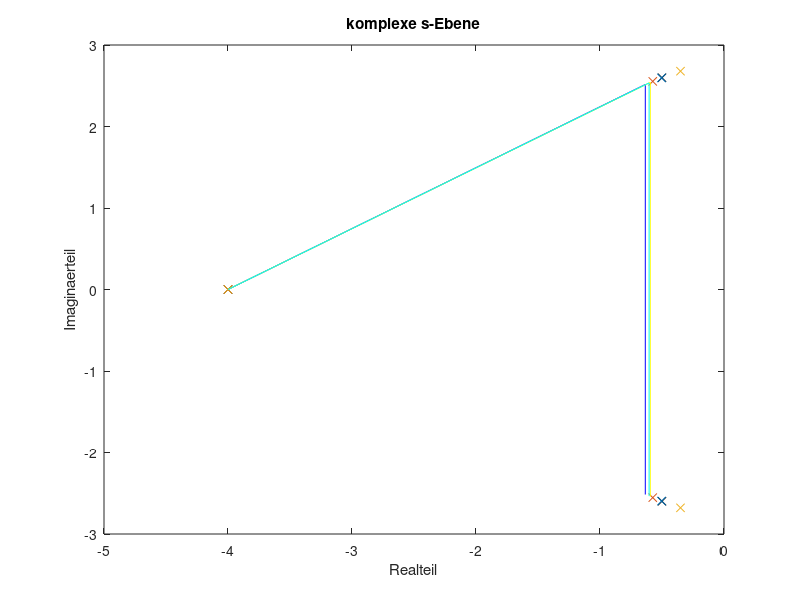

This figure's MATLAB source:
%% Rechnen im Zustandsraum Uebung 1
clear all;
%% define Matrix
A = [-5 2; 2 -2];
%% Aufgabe 1

%% poly(A)
% if A is nxn matrix: returns n+1 element row vector whose elements
% are the coefficients of the characteristic polynomial -> det(lambda-A)
polyA = poly(A);
polyA1 = poly(A(1,:));

%% roots(A)
% nullstellen des charakteristischen Polynoms
rootsA = roots(polyA);
% = eigenvalues von A
%% eig(A)
eigA = eig(A);

%% rank(A)
% number of linearly independent rows and columns
rankA = rank(A);

%% Aufgabe 2
B = [-2 2 -3;2 1 -6;-1 -2 0];
eigB = eig(B);
eigB2 = roots(poly(B));

%% Aufgabe 3
C = [5 4; 1 2];
[V,D]= eig(C);
% D: diagonalmatrix 
% V: matrix with (right) eigenvectors as columns = Transformationsmatrix

%% Aufgabe 4
% zeros: -1 2 -3
p = poly([-1 2 -3]);
% p = (s+1)(s-2)(s+3)
%   = s³+ ...s² + ...s¹
p2 = conv(conv([1 1],[1 -2]),[1 3]);
% Kontrolle
zerosP = roots(p2);
%komplex
%alternativ i definieren
% i = sqrt(-1);
p3 = poly([-1+1j -1-1j -2]);
% Test
roots(p3);

% Alternative Berechnung mit convolution
p4 = conv(conv([1 1-1j],[1 1+1j]),[1 2]);

%% Aufgabe 5
% a)
D = [-1 -2 3; -3 -2 -3; -1 2 -2];
eigD = eig(D);
realD = real(eigD);
plot(real(eigD),imag(eigD),'xk');
hold on;
xlabel('Realteil');
ylabel('Imaginaerteil');
title('komplexe s-Ebene');
% b)
% rand gibt mir ein Zufallszahl zwischen 0 und 1...anschliessend skalieren,
% damit dieser Wert um 30% um -2 variert, respektive 60% für einen Wert
% zwischen 0 und 1
% Bsp. zeigt, dass ein Eigenwert konstant ist, Frage ob alle Eigenwerte
% durch den Regler beeinflussbar sind?
colors = ['xb' 'xy' 'xc' 'xm' 'xr' 'xg'];
for m = 1:6
    D_m = [-1 -2 3; -3 -2 -3; -1 2 ((-2-0.15*2)+0.6*rand)]
    % eig(D_m) debug purpose
    plot(real(eig(D_m)),imag(eig(D_m)),colors(m));
    hold on;
end
% c)



